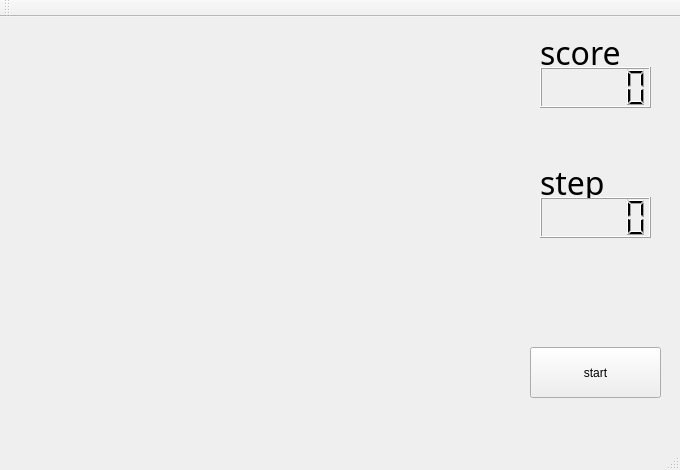
<?xml version="1.0" encoding="UTF-8"?>
<ui version="4.0">
 <class>MainWindow</class>
 <widget class="QMainWindow" name="MainWindow">
  <property name="geometry">
   <rect>
    <x>0</x>
    <y>0</y>
    <width>680</width>
    <height>470</height>
   </rect>
  </property>
  <property name="windowTitle">
   <string>MainWindow</string>
  </property>
  <widget class="QWidget" name="centralWidget">
   <widget class="QPushButton" name="pushButton">
    <property name="geometry">
     <rect>
      <x>530</x>
      <y>330</y>
      <width>131</width>
      <height>51</height>
     </rect>
    </property>
    <property name="text">
     <string>start</string>
    </property>
   </widget>
   <widget class="QLCDNumber" name="lcdNumber">
    <property name="geometry">
     <rect>
      <x>540</x>
      <y>50</y>
      <width>111</width>
      <height>41</height>
     </rect>
    </property>
   </widget>
   <widget class="QLCDNumber" name="lcdNumber_2">
    <property name="geometry">
     <rect>
      <x>540</x>
      <y>180</y>
      <width>111</width>
      <height>41</height>
     </rect>
    </property>
   </widget>
   <widget class="QLabel" name="label">
    <property name="geometry">
     <rect>
      <x>540</x>
      <y>20</y>
      <width>101</width>
      <height>31</height>
     </rect>
    </property>
    <property name="font">
     <font>
      <family>Chalkboard</family>
      <pointsize>24</pointsize>
     </font>
    </property>
    <property name="text">
     <string>score</string>
    </property>
   </widget>
   <widget class="QLabel" name="label_2">
    <property name="geometry">
     <rect>
      <x>540</x>
      <y>150</y>
      <width>101</width>
      <height>31</height>
     </rect>
    </property>
    <property name="font">
     <font>
      <family>Chalkboard</family>
      <pointsize>24</pointsize>
     </font>
    </property>
    <property name="text">
     <string>step</string>
    </property>
   </widget>
  </widget>
  <widget class="QMenuBar" name="menuBar">
   <property name="geometry">
    <rect>
     <x>0</x>
     <y>0</y>
     <width>680</width>
     <height>22</height>
    </rect>
   </property>
  </widget>
  <widget class="QToolBar" name="mainToolBar">
   <attribute name="toolBarArea">
    <enum>TopToolBarArea</enum>
   </attribute>
   <attribute name="toolBarBreak">
    <bool>false</bool>
   </attribute>
  </widget>
  <widget class="QStatusBar" name="statusBar"/>
 </widget>
 <layoutdefault spacing="6" margin="11"/>
 <resources/>
 <connections/>
</ui>
